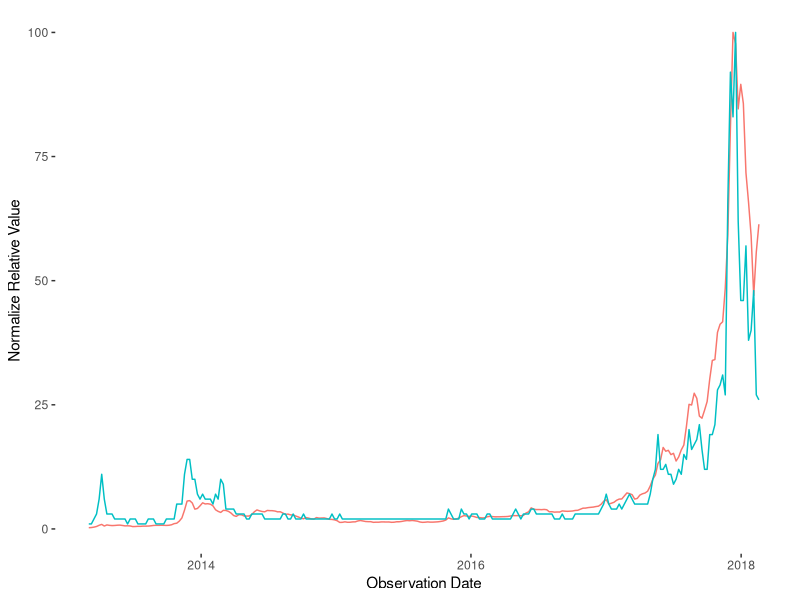
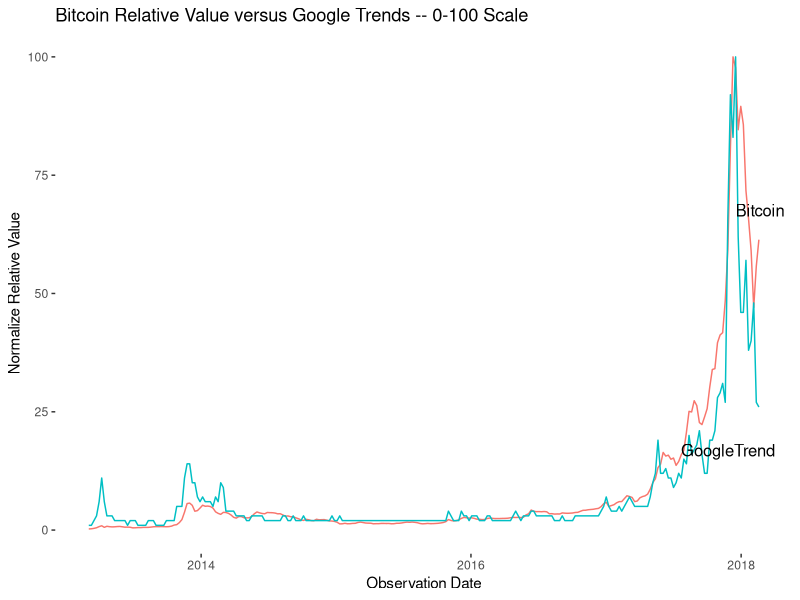

The R script that drew these images, in order:
#R 3.3 verified
# Data Dictionary: GoogleTrendandBitcoinPriceCorr

#Packages
library(ggplot2)
library(readxl)
library(grid)
library(gridExtra)

#Load Data

color1 = '#0168bb'
color2 = '#9196aa'
color3 = '#2e5785'
color4 = '#474a54'

#Set To Location of indata folder on local machine.
setwd("~/Dropbox/NorthWestern/Predict 455 - Winter 2018/Predict455FinalProject/indata")

coindesk_googletrend <- read_excel("coindesk_googletrend.xlsx", sheet = 'coindesk-USD-close_data',
                                   col_types = c("date", "numeric", "numeric", 
                                                 "numeric"))

View(coindesk_googletrend)
coindesk_googletrend= coindesk_googletrend[complete.cases(coindesk_googletrend), ]

maxAveragePriceTrend = max(coindesk_googletrend$`Average Close Price`)
coindesk_googletrend$AverageClosePriceNormal =( as.double(coindesk_googletrend$`Average Close Price`)
          / maxAveragePriceTrend * 100)

#Create Plots
p1 = ggplot(coindesk_googletrend, aes(Date))+
  geom_line(aes(y = AverageClosePriceNormal, colour = color1)) + 
  geom_line(aes(y = `Google Trend`, colour = color2))+
  theme(panel.background = element_blank(),legend.position="none")   +
  xlab("Observation Date") + ylab("Normalize Relative Value")+
  ylim(0,100)
p1
require(grid)


p1 = p1+ggtitle("Bitcoin Relative Value versus Google Trends -- 0-100 Scale")
p1
grid.text("Bitcoin", x = unit(.95, "npc"), y = unit(.65, "npc"))
grid.text("GoogleTrend", x = unit(0.91, "npc"), y = unit(0.25, "npc"))


#Correlations
cor(coindesk_googletrend$`Google Trend`, coindesk_googletrend$`Average Close Price` )


#Granger Test
library(lmtest)
grangertest(coindesk_googletrend$`Google Trend`~
            coindesk_googletrend$`Average Close Price`,
           )

grangertest(coindesk_googletrend$`Average Close Price` ~
              coindesk_googletrend$`Google Trend`, 
            )


